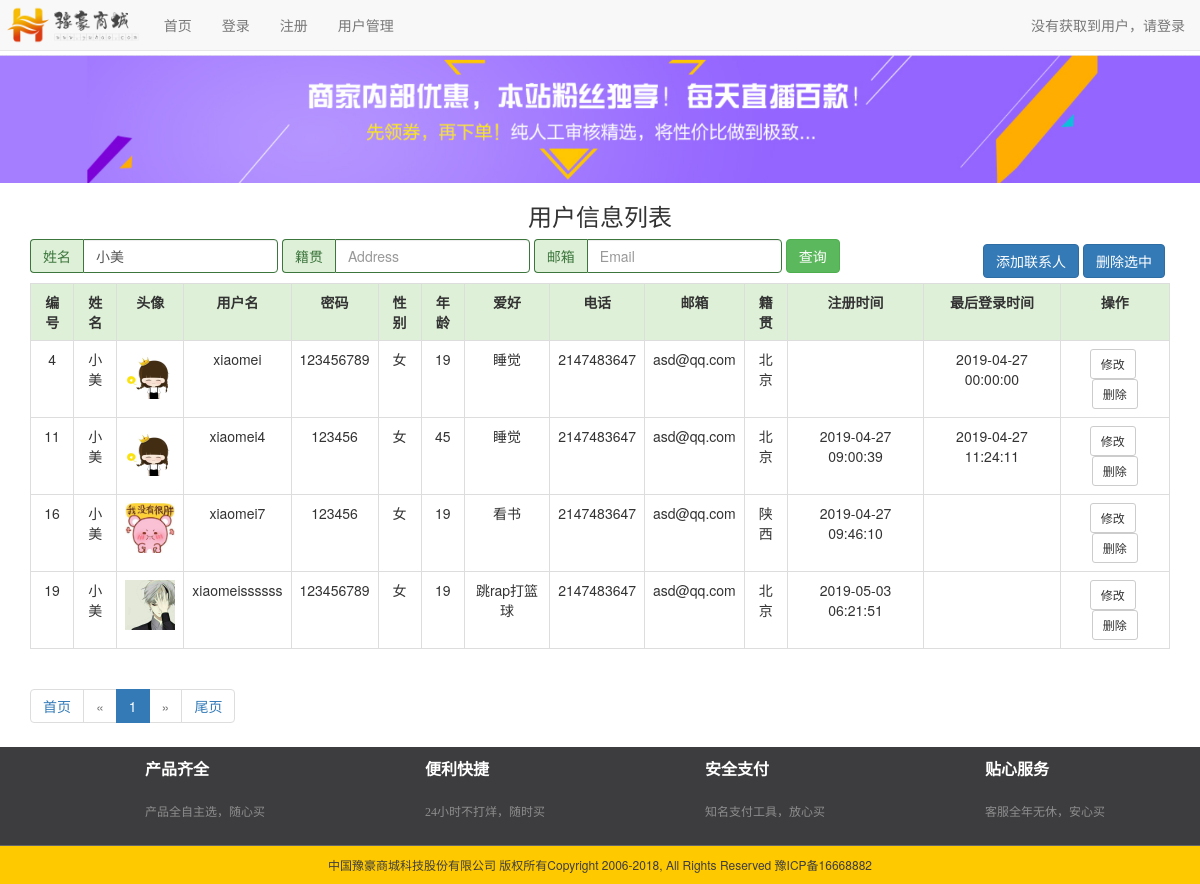
Before: /qizhong/userlist.php?name=小美 with the older database file.
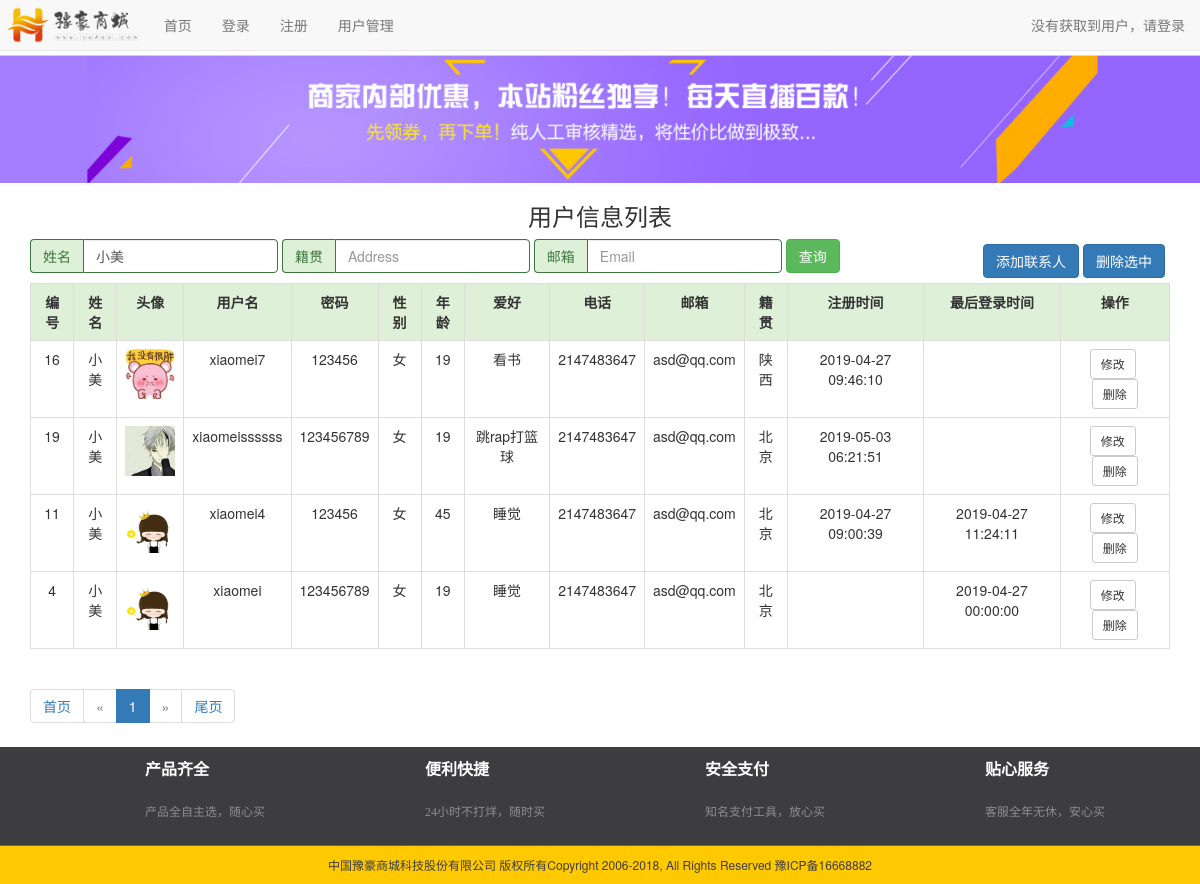
After: the same page with the newer database file.
### tables this page shows
CREATE TABLE IF NOT EXISTS `user` (
  `id` int(8) NOT NULL AUTO_INCREMENT COMMENT '自增用户ID',
  `username` varchar(27) NOT NULL COMMENT '用户登录名',
  `password` varchar(27) NOT NULL COMMENT '用户登陆密码',
  `name` varchar(27) DEFAULT NULL COMMENT '用户名',
  `gender` varchar(2) DEFAULT NULL COMMENT '性别',
  `age` int(5) DEFAULT NULL COMMENT '年龄',
  `hobby` varchar(27) DEFAULT NULL COMMENT '爱好',
  `tel` varchar(17) DEFAULT NULL COMMENT '电话',
  `email` varchar(27) DEFAULT NULL COMMENT '邮箱',
  `adress` varchar(42) DEFAULT NULL COMMENT '地址',
  `photo` varchar(50) DEFAULT NULL COMMENT '头像路径',
  `registertime` datetime DEFAULT NULL COMMENT '注册时间',
  `lastlogintime` datetime DEFAULT NULL COMMENT '最后登录时间',
  PRIMARY KEY (`id`),
  UNIQUE KEY `id` (`id`),
  UNIQUE KEY `id_2` (`id`)
);

### qizhong/userlist.php (the view, shortened to what the changed rows need)
<!DOCTYPE html>
<html lang="zh-CN">
<head>
    <link href="css/bootstrap.min.css" rel="stylesheet">
    <link href="css/com.wyh.css" rel="stylesheet">
</head>
<body>
<?php
$pdo = new PDO("mysql:host=localhost;dbname=php", "root", "root");
$sql = "select * from user where 1 = 1 ";
$name="";$address="";$email="";
if(isset($_GET["name"])&&$_GET["name"]!=""){
    $name=$_GET["name"];
    $sql.=" and name like '%$name%' ";
}
$data = $pdo->query($sql)->fetchAll();
$num = 5;
$count = count($data);
$w = ceil($count / $num);
$page = isset($_GET['page']) ? $_GET['page'] : 1;
$offset = ($page - 1) * $num;
$sql .= " limit $offset,{$num}";
$data = $pdo->query($sql)->fetchAll();
?>
<div class="container">
    <table border="1" class="table table-bordered table-hover">
        <tr class="success">
            <th>编号</th>
            <th>姓名</th>
            <th>头像</th>
            <th>用户名</th>
            <th>密码</th>
            <th>性别</th>
            <th>年龄</th>
            <th>爱好</th>
            <th>电话</th>
            <th>邮箱</th>
            <th>籍贯</th>
            <th>注册时间</th>
            <th>最后登录时间</th>
            <th>操作</th>
        </tr>
        <?php foreach ($data as $row): ?>
        <tr>
            <td><?php echo $row["id"] ; ?></td>
            <td><?php echo $row["name"] ; ?></td>
            <td><img src="photo/<?php echo $row["photo"]?>" class="imgphoto"/></td>
            <td><?php echo $row['username']; ?></td>
            <td><?php echo $row["password"]; ?></td>
            <td><?php echo $row["gender"]; ?></td>
            <td><?php echo $row["age"]; ?></td>
            <td><?php echo $row["hobby"]; ?></td>
            <td><?php echo $row["tel"]; ?></td>
            <td><?php echo $row["email"]; ?></td>
            <td><?php echo $row["adress"]; ?></td>
            <td><?php echo $row["registertime"]; ?></td>
            <td><?php echo $row["lastlogintime"]; ?></td>
            <td>
                <a class="btn btn-default btn-sm" href="userupdate.php?id=<?php echo $row["id"] ?>">修改</a>&nbsp;
                <a class="btn btn-default btn-sm" href="javascript:deleteUser(<?php echo $row["id"] ?>)">删除</a>
            </td>
            </tr>
        <?php endforeach; ?>
    </table>
    <nav aria-label="Page navigation">
        <ul class="pagination">
            <?php
            for($i=1;$i<=$w;$i++){
                if($i==$page){
                    echo "<li class=\"active\"><a href='userlist.php?page={$i}&name=$name&address=$address&email=$email'>$i</a></li>";
                }else{
                    echo "<li><a href='userlist.php?page={$i}&name=$name&address=$address&email=$email'>$i</a></li>";
                }
            }
            ?>
        </ul>
    </nav>
</div>
</body>
</html>

Changed rows visible on the page:
changed user "xiaomei4": moves down the list
changed user "xiaomei": moves down the list
